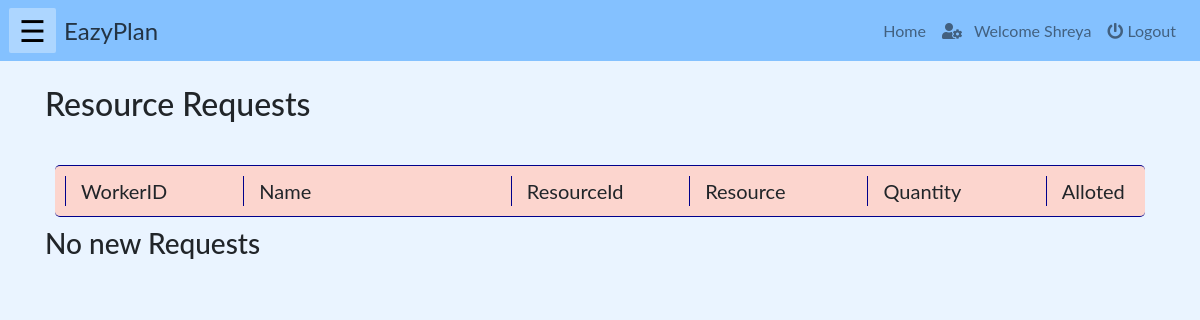
Before: /php/resourceRequest.php (signed in) with the older database file.
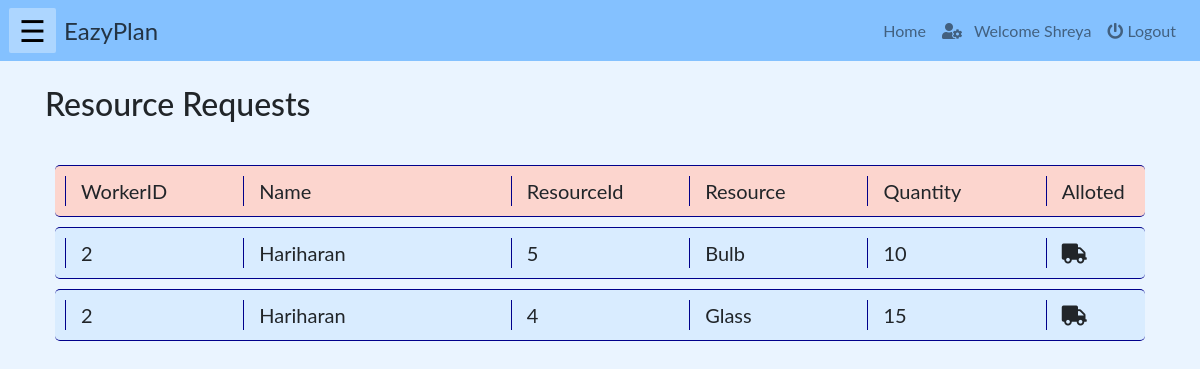
After: the same page with the newer database file.
### tables this page shows
CREATE TABLE `resourcerq` (
  `workerID` int(10) NOT NULL,
  `resourceID` int(10) NOT NULL,
  `rqQTY` int(10) NOT NULL,
  `dateRq` timestamp NOT NULL DEFAULT current_timestamp(),
  `dateAlot` timestamp NOT NULL DEFAULT current_timestamp(),
  `alot` tinyint(1) NOT NULL,
  `ReqId` int(11) NOT NULL
);

CREATE TABLE `account` (
  `userid` int(10) NOT NULL,
  `name` varchar(100) NOT NULL,
  `email` varchar(200) NOT NULL,
  `role` varchar(20) NOT NULL,
  `password` varchar(40) NOT NULL
);

CREATE TABLE `resource` (
  `id` int(10) NOT NULL,
  `name` varchar(200) NOT NULL,
  `quantity` int(100) NOT NULL,
  `unit` varchar(50) NOT NULL,
  `cost` int(100) NOT NULL
);

### php/resourceRequest.php (the view, shortened to what this page needs)
<!DOCTYPE html>
<html lang="en">
    <?php
        include("../php/headLinks.php");
        if(isset($_SESSION["name"]) && ( $_SESSION["role"]=='staff')){
    ?>
    <body>
        <?php
            include("../php/navbar.php");
        ?>
        <div class="container">
        <br><h2>Resource Requests</h2><br>
            <div class="row" id="heading">
                <div class="col-md-2" id="val" >WorkerID</div>
                <div class="col-md-3" id="val" >Name</div>
                <div class="col-md-2" id="val" >ResourceId</div>
                <div class="col-md-2" id="val" >Resource</div>
                <div class="col-md-2" id="val" >Quantity</div>
                <div class="col-md-1" id="val" >Alloted</div>
            </div>
            <?php
                include("../connection/config.php");
                $sql1 ="select ReqId, workerID, resourceID, rqQTY, alot, w.name as wname, r.name as rname FROM resourcerq rq JOIN account w on rq.workerID = w.userid JOIN resource r on rq.resourceID = r.id where alot=0";
                $requests = mysqli_query($db, $sql1);
                if(mysqli_num_rows($requests)==0)
                echo "<h3>No new Requests</h3>";
                else
                foreach($requests as $request)
                    {
            ?>
            <div class="row" id="item">
                <div class="col-md-2" id="val" ><?php echo $request['workerID']; ?></div>
                <div class="col-md-3" id="val" ><?php echo $request['wname']; ?></div>
                <div class="col-md-2" id="val" ><?php echo $request['resourceID']; ?></div>
                <div class="col-md-2" id="val" ><?php echo $request['rname']; ?></div>
                <div class="col-md-2" id="val"><?php echo $request['rqQTY'] ?></div>
                <div class="col-md-1" id="val">
                    <?php
                    if($request['alot']==0) {
                    echo '<span class="fas fa-truck" aria-hidden="true" id = r'.$request["ReqId"].' style="cursor:pointer;" onclick="allot('.$request["ReqId"].','.$request["resourceID"].','.$request['rqQTY'].','.$request['workerID'].');"></span>';
                    }
                    else{
                        echo "Yes";
                    }
                     ?></div>
            </div>
            <?php
                }
            ?>
        </div>
    </body>
    <?php
        }
    else{
    echo "<h3 style='color:red'>Login to access the page...</h3>";
    echo "<a href='./login.php'>Click here to login</a>";}
    ?>
</html>

Changed rows visible on the page:
added resourcerq: workerID "2", workerID.name "Hariharan", resourceID "5", resourceID.name "Bulb", rqQTY "10"
added resourcerq: workerID "2", workerID.name "Hariharan", resourceID "4", resourceID.name "Glass", rqQTY "15"
Other visible differences:
text no longer shown: "No new Requests"
